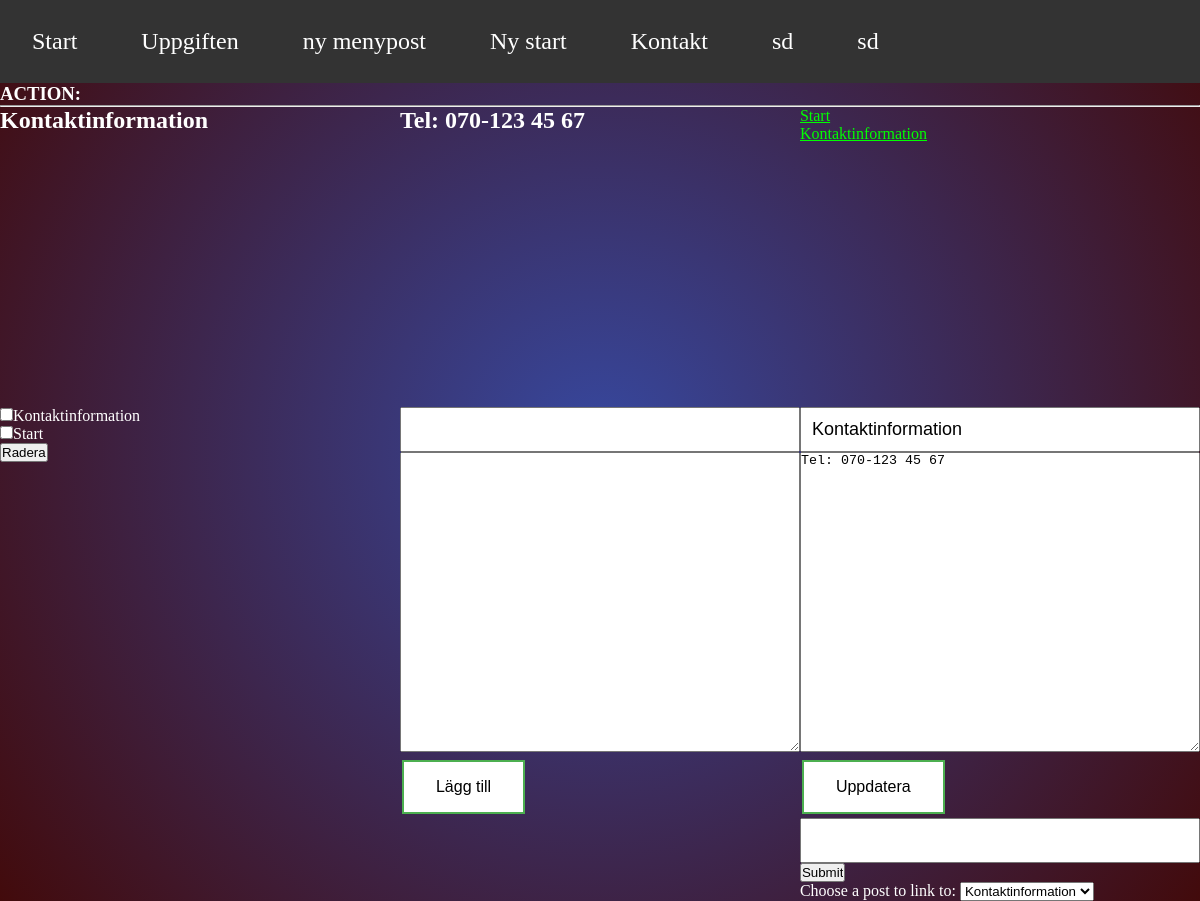
The page /b/index.php?id=67 on the database its author committed.
### tables this page shows
CREATE TABLE `posts` (
  `ID` int(11) NOT NULL,
  `headline` text NOT NULL,
  `text` text NOT NULL,
  `visible` tinyint(1) NOT NULL,
  `profile_ID` int(11) NOT NULL
);

### b/query.php (called while the page is built, shortened)
<?php
$id = $_GET['id'];
if(isset($id)){
	$query = $pdo->prepare("select * from posts where id = $id");
		$query->execute();
		while($posts = $query->fetch()){
        $headline = $posts[1];
		$text = $posts[2];
		}
}
?>

### b/index.php (the view, shortened to what this page needs)
<?php
require "connect.php";
require "query.php";
?>
<!DOCTYPE html>
<html lang="en">
<head>
<link rel="stylesheet" href="css/style.css?">
</head>
<body>
<div class="row">
<div class="column0" >
<?php require "make_menu.php"; ?>
</div>
<div class="column0" >
<h3 class="update_message white_text">ACTION:
</h3>
</div>
</div>
<hr>
<div class="row white_text">
<div class="column3">
<h2><?php echo $headline; ?></h2>
</div>
<div class="column3 fixed_height">
<h2><?php echo $text; ?></h2>
</div>
<div class="column3 links fixed_height">
<?php require "query_all_links.php"; ?>
</div>
</div>
<div class="row white_text">
<div class="column3 fixed_height">
<?php require "query_all_post_for_delete.php"; ?>
</div>
<div class="column3">
<form action="index.php" method="POST">
<input type="text" name="headline" value="">
<textarea name="text"></textarea>
<input class="button" type="submit" name="insert" value="Lägg till">
</form>
</div>
<div class="column3">
<form action="index.php" method="POST">
<input type="text" name="headline" value="<?php echo $headline; ?>">
<textarea name="text"><?php echo $text; ?></textarea>
<input class="button" type="submit" name="update" value="Uppdatera">
</form>
<?php
require "query_all_menupost_for_selction.php";
?>
</div>
</div>
</body>
</html>

### b/query_all_post_for_delete.php (shortened to what this page needs)
<form action="index.php" method="POST">
<?php
$query = $pdo->prepare("select * from posts");
	$query->execute();
	while($posts = $query->fetch()){
	echo '<input type="checkbox" id="'.$posts[0].'" name="'.$posts[0].'" >'.$posts[1].'<br>';
	}
?>
<input type="submit" name="delete" value="Radera">
</form>

### b/css/style.css (style rules this page uses)
body, html { margin: 0; }
body { color:white; background-color: background: hsla(230, 49%, 42%, 1); background: radial-gradient(circle, hsla(230, 49%, 42%, 1) 0%, hsla(359, 73%, 15%, 1) 100%, hsla(250, 5%, 44%, 1) 100%); background: -moz-radial-gradient(circle, hsla(230, 49%, 42%, 1) 0%, hsla(359, 73%, 15%, 1) 100%, hsla(250, 5%, 44%, 1) 100%); background: -webkit-radial-gradient(circle, hsla(230, 49%, 42%, 1) 0%, hsla(359, 73%, 15%, 1) 100%, hsla(250, 5%, 44%, 1) 100%); filter: progid: DXImageTransform.Microsoft.gradient( startColorstr="#3749A0", endColorstr="#400A0B", GradientType=1 ); box-sizing: border-box; color:black; }
*, *:before, *:after { margin: 0; padding: 0; -webkit-box-sizing: border-box !important; -moz-box-sizing: border-box !important; -ms-box-sizing: border-box !important; box-sizing: border-box !important; }
.row:after { content: ""; display: table; clear: both; }
.column0 { float: left; width: 100%; }
.column3 { float: left; width: 33.33%; min-height: 300px; }
textarea { width:100%; height:300px; }
input[type=text] { width: 100%; padding: 10px; font-size:18px; }
.button { background-color: #4CAF50; border: none; color: white; padding: 16px 32px; text-align: center; text-decoration: none; display: inline-block; font-size: 16px; margin: 4px 2px; transition-duration: 0.4s; cursor: pointer; }
.button { background-color: white; color: black; border: 2px solid #4CAF50; }
li { float: left; }
li a { display: block; color: white; text-align: center; padding: 14px 16px; text-decoration: none; }
li { display: block; color: white; text-align: center; padding: 14px 16px; text-decoration: none; font-size:24px; }
.white_text { color:white; }
.links a { color: lime; }
.fixed_height { height:300px; overflow-y: auto; }

### b/index.php (style rules this page uses)
.button { background-color: #4CAF50; border: none; color: white; padding: 16px 32px; text-align: center; text-decoration: none; display: inline-block; font-size: 16px; margin: 4px 2px; transition-duration: 0.4s; cursor: pointer; }
.button { background-color: white; color: black; border: 2px solid #4CAF50; }
li { float: left; }
li a { display: block; color: white; text-align: center; padding: 14px 16px; text-decoration: none; }
li { display: block; color: white; text-align: center; padding: 14px 16px; text-decoration: none; font-size:24px; }
.white_text { color:white; }
.links a { color: lime; }
.fixed_height { height:300px; overflow-y: auto; }

### rows shown on the page
posts: headline "Kontaktinformation", text "Tel: 070-123 45 67"
posts: headline "Start"

### other values the page prints
$value "Start"
$value "Uppgiften"
$value "ny menypost"
$value "Ny start"
$value "Kontakt"
$value "sd"
$value "Kontaktinformation"
form field link_ID "Kontaktinformation"
